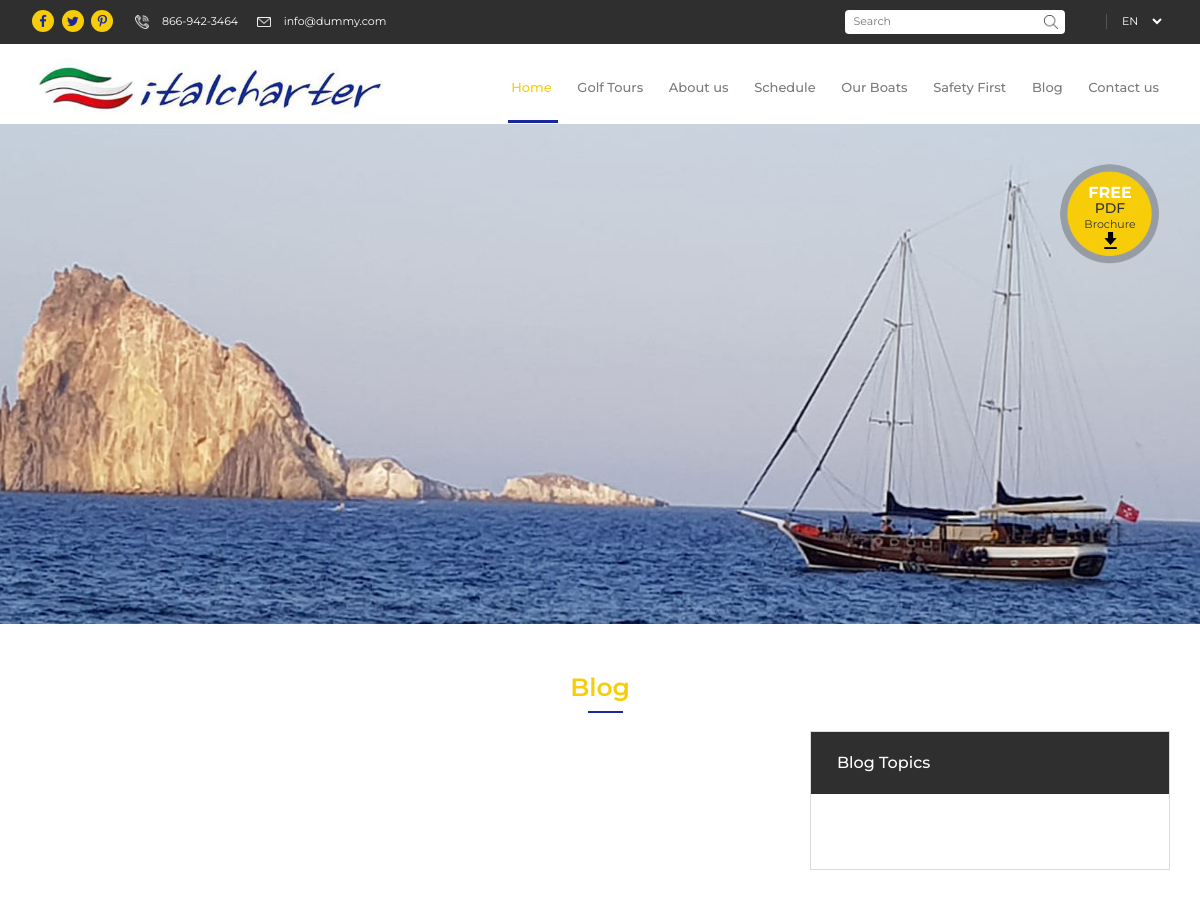
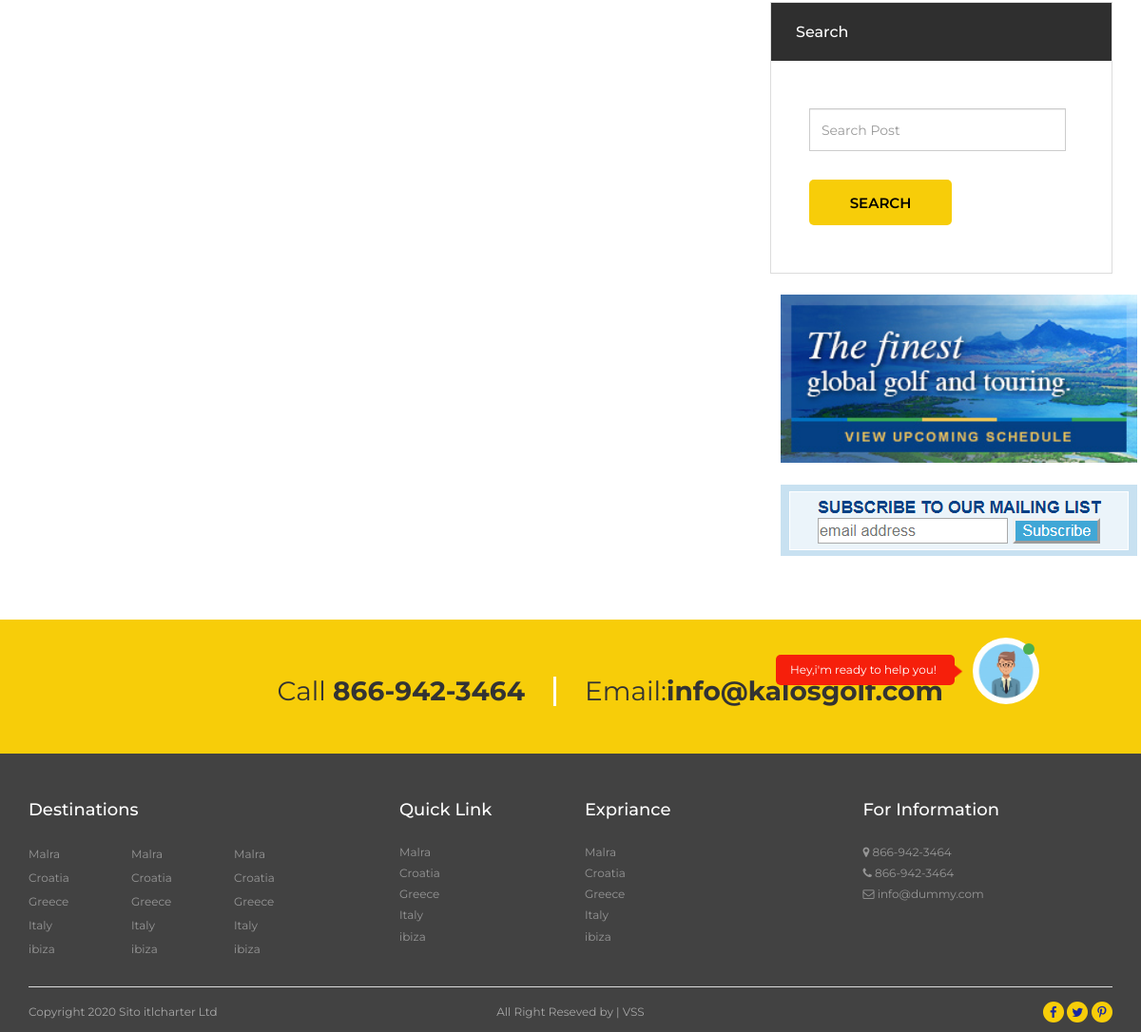
The page /index.php/web/blog on the database as committed earlier (2 pictures, top to bottom).
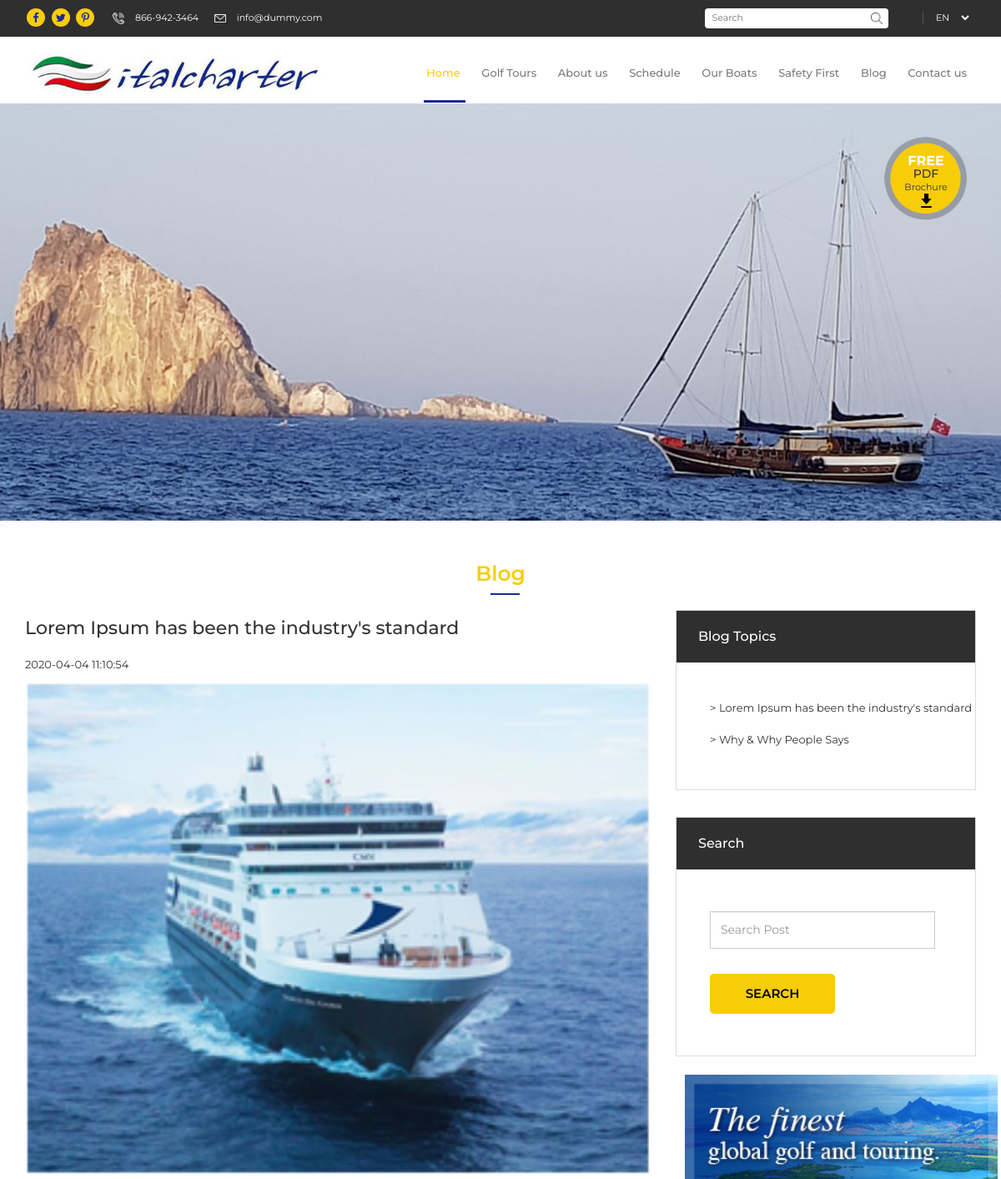
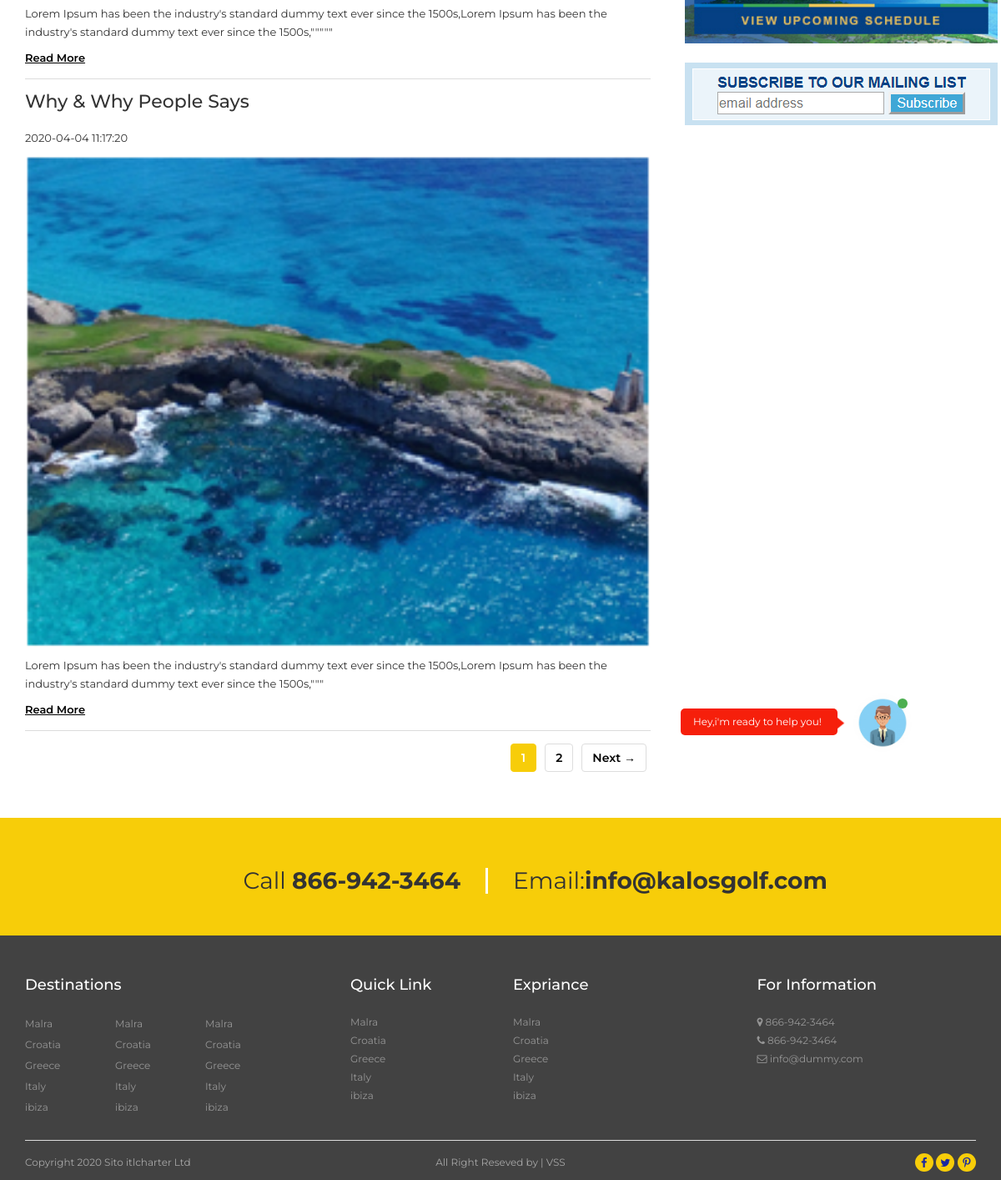
The same page on the database as committed later (2 pictures, top to bottom).
### tables this page shows
CREATE TABLE `blogs` (
  `ID` int(11) NOT NULL,
  `title` varchar(255) NOT NULL,
  `slug` varchar(255) NOT NULL,
  `description` longtext NOT NULL,
  `image` varchar(255) NOT NULL,
  `created_by` varchar(255) NOT NULL,
  `status` tinyint(4) NOT NULL COMMENT '1 = Active & 0 = Inactive',
  `LocalIP` varchar(255) NOT NULL,
  `created_at` timestamp NOT NULL DEFAULT current_timestamp(),
  `updated_at` timestamp NOT NULL DEFAULT current_timestamp() ON UPDATE current_timestamp()
);

### index.php (called while the page is built, shortened)
<?php
require_once BASEPATH.'core/CodeIgniter.php';

### application/models/admin/BlogModel.php (called while the page is built, shortened)
<?php
class BlogModel extends CI_model
{
    public function get_blogs($limit, $start = 0) {
        $query= $this->db->get("blogs", $limit, $start);
        return $query->result();
    }
}
?>

### application/views/website/blog.php (the view, shortened to what this page needs)
      <section class="golf-tour-banner-section">
        <div class="container-fluid">
          <div class="row">
            <div class="banner-box">
              <img src="<?=base_url()?>yatch_web/image/about-us-img/banner.jpg" class="img-responsive">
              <div class="golf-tour-brochure" style="background-image: url(<?=base_url()?>yatch_web/image/icons/free-pdf-button.png);">
                  <h5>FREE</h5>
                  <h6>PDF</h6>
                  <p>Brochure</p>
                  <span class="golf-tour-brochure-downl-icon"><img src="<?=base_url()?>yatch_web/image/download-icon.png" class="img-responsive"></span>
                </div>
            </div>
          </div>
        </div>
      </section>
      <section class="bolg-pg-section">
        <div class="container">
          <div class="row">
            <div class="blog-pg-main-box">
              <h2 class="cust-heading1">Blog</h2>
              <div class="col-md-8 col-sm-8">
                <?php foreach ($blog_value as $blogs) { ?>
                <div class="blog-pg-box">
                  <h4><?=$blogs->title?></h4>
                  <p><?=$blogs->created_at?></p>
                  <img src="<?=base_url()?>uploads/blog/<?=$blogs->image?>">
                  <p><?=$blogs->description?></p>
                  <a href="<?=base_url()?>Web/blogs">Read More</a>
                </div>
                <hr>
                <?php } ?>
                <div class="blog-pg-pagination">
                	<ul class="pagination pagination-sm pagination-blog">
                    <li>
                    <?=$this->pagination->create_links(); ?>
                  </li>
                 </ul>
               </div>
              </div>
              <div class="col-md-4 col-sm-4">
                <div class="blog-topic">
                  <h3>Blog Topics</h3>
                  <ul>
                    <?php foreach ($blog_value as $blogs) { ?>
                    <li><?=$blogs->title?></li>
                  <?php } ?>
                  </ul>
                </div>
                <div class="blog-search">
                  <h3>Search</h3>
                  <form class="blog-pg-form">
                    <ul>
                      <li><input type="text" class="form-control" name="blog-search" placeholder="Search Post"></li>
                      <li><button>Search</button></li>
                    </ul>
                  </form>
                </div>
                <div class="blog-topic-image">
                  <img src="<?=base_url()?>yatch_web/image/image002.png">
                </div>
              </div>
            </div>
          </div>
        </div>
      </section>
      <section class="about-pg-call-email-section">
        <div class="container">
          <div class="row">
            <div class="about-pg-call-email-box">
              <div class="col-md-6 col-sm-6">
                <div class="about-pg-call-box">
                  <h3><span>Call </span> 866-942-3464</h3>
                </div>
              </div>
               <div class="col-md-6 col-sm-6">
                <div class="about-pg-email-box">
                  <h3><span>Email:</span>info@kalosgolf.com</h3>
                </div>
              </div>
            </div>
          </div>
        </div>
      </section>
<section>
   <div class="container">
      <div class="row">
          <div class="chat-main-box">
                  <div class="chat-frm">
                     <p>Hey,i'm ready to help you!</p>
                     <i class="input-right-icon"><img src="<?=base_url()?>yatch_web/image/btn-right-red-icon.png" class="img-responsive"></i>
                     <img src="<?=base_url()?>yatch_web/image/chat.jpg" class="img-responsive">
                     <span class="online"></span>
                  </div>
               </div>
      </div>
   </div>
</section>

Rows that differ between the two databases and show on the page:
added blogs: title "Lorem Ipsum has been the industry's standard", created_at "2020-04-04 11:10:54", image (picture), description "Lorem Ipsum has been the industry's standard dummy text ever since the 1500s,Lorem Ipsum has been the industry's standard dummy text ever since the 1500s,\"\"\"\"\""
added blogs: title "Why & Why People Says", created_at "2020-04-04 11:17:20", image (picture), description "Lorem Ipsum has been the industry's standard dummy text ever since the 1500s,Lorem Ipsum has been the industry's standard dummy text ever since the 1500s,\"\"\""
Other text that changed with them:
$this->pagination->create_links(): (not shown) → "1 2 Next →"
